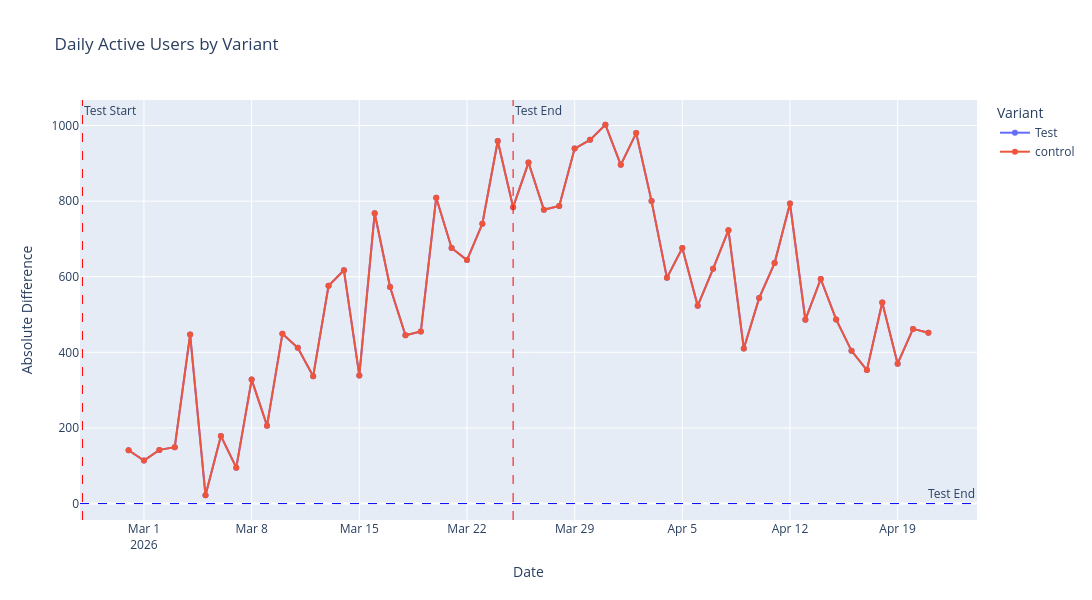

The cell this chart's notebook holds for it:
### Code cell
import plotly.express as px

fig = px.line(data_metrics_dau, x='dt', y='abs_diff', color='variant', 
              title='Daily Active Users by Variant',
              labels={'dt': 'Date', 'abs_diff': 'Absolute Difference', 'variant': 'Variant'},
              markers=True,
              width=1200,
              height=600)

fig.add_vline(
    x=pd.Timestamp('2026-02-25').timestamp() * 1000, 
    line_dash='dash', 
    line_color='red', 
    line_width=1,
    annotation_text='Test Start', 
    annotation_position='top right')

fig.add_vline(
    x=pd.Timestamp('2026-03-25').timestamp() * 1000, 
    line_dash='dash', 
    line_color='red', 
    line_width=1,
    annotation_text='Test End', 
    annotation_position='top right')

fig.add_hline(
    y=0, 
    line_dash='dash', 
    line_color='blue', 
    line_width=1,
    annotation_text='Test End', 
    annotation_position='top right')

fig.show()

### Figure 1 — Plotly figure (JSON) as saved in the notebook; plotly's stock layout.template omitted (floating-point values rounded to 4 significant figures)
{"data": [{"hovertemplate": "Variant=Test<br>Date=%{x}<br>Absolute Difference=%{y}<extra></extra>", "legendgroup": "Test", "line": {"color": "#636efa", "dash": "solid"}, "marker": {"symbol": "circle"}, "mode": "lines+markers", "name": "Test", "orientation": "v", "showlegend": true, "type": "scatter", "x": ["2026-02-28", "2026-03-01", "2026-03-02", "2026-03-03", "2026-03-04", "2026-03-05", "2026-03-06", "2026-03-07", "2026-03-08", "2026-03-09", "2026-03-10", "2026-03-11", "2026-03-12", "2026-03-13", "2026-03-14", "2026-03-15", "2026-03-16", "2026-03-17", "2026-03-18", "2026-03-19", "2026-03-20", "2026-03-21", "2026-03-22", "2026-03-23", "2026-03-24", "2026-03-25", "2026-03-26", "2026-03-27", "2026-03-28", "2026-03-29", "2026-03-30", "2026-03-31", "2026-04-01", "2026-04-02", "2026-04-03", "2026-04-04", "2026-04-05", "2026-04-06", "2026-04-07", "2026-04-08", "2026-04-09", "2026-04-10", "2026-04-11", "2026-04-12", "2026-04-13", "2026-04-14", "2026-04-15", "2026-04-16", "2026-04-17", "2026-04-18", "2026-04-19", "2026-04-20", "2026-04-21"], "xaxis": "x", "y": [141, 114, 142, 149, 447, 22, 179, 95, 328, 206, 449, 412, 337, 576, 617, 339, 768, 573, 445, 455, 809, 676, 644, 740, 959, 784, 902, 777, 787, 939, 962, 1002, 896, 980, 800, 597, 676, 523, 621, 723, 410, 544, 636, 794, 486, 594, 487, 404, 353, 532, 370, 462, 452], "yaxis": "y"}, {"hovertemplate": "Variant=control<br>Date=%{x}<br>Absolute Difference=%{y}<extra></extra>", "legendgroup": "control", "line": {"color": "#EF553B", "dash": "solid"}, "marker": {"symbol": "circle"}, "mode": "lines+markers", "name": "control", "orientation": "v", "showlegend": true, "type": "scatter", "x": ["2026-02-28", "2026-03-01", "2026-03-02", "2026-03-03", "2026-03-04", "2026-03-05", "2026-03-06", "2026-03-07", "2026-03-08", "2026-03-09", "2026-03-10", "2026-03-11", "2026-03-12", "2026-03-13", "2026-03-14", "2026-03-15", "2026-03-16", "2026-03-17", "2026-03-18", "2026-03-19", "2026-03-20", "2026-03-21", "2026-03-22", "2026-03-23", "2026-03-24", "2026-03-25", "2026-03-26", "2026-03-27", "2026-03-28", "2026-03-29", "2026-03-30", "2026-03-31", "2026-04-01", "2026-04-02", "2026-04-03", "2026-04-04", "2026-04-05", "2026-04-06", "2026-04-07", "2026-04-08", "2026-04-09", "2026-04-10", "2026-04-11", "2026-04-12", "2026-04-13", "2026-04-14", "2026-04-15", "2026-04-16", "2026-04-17", "2026-04-18", "2026-04-19", "2026-04-20", "2026-04-21"], "xaxis": "x", "y": [141, 114, 142, 149, 447, 22, 179, 95, 328, 206, 449, 412, 337, 576, 617, 339, 768, 573, 445, 455, 809, 676, 644, 740, 959, 784, 902, 777, 787, 939, 962, 1002, 896, 980, 800, 597, 676, 523, 621, 723, 410, 544, 636, 794, 486, 594, 487, 404, 353, 532, 370, 462, 452], "yaxis": "y"}], "layout": {"annotations": [{"showarrow": false, "text": "Test Start", "x": 1771977600000, "xanchor": "left", "xref": "x", "y": 1, "yanchor": "top", "yref": "y domain"}, {"showarrow": false, "text": "Test End", "x": 1774396800000, "xanchor": "left", "xref": "x", "y": 1, "yanchor": "top", "yref": "y domain"}, {"showarrow": false, "text": "Test End", "x": 1, "xanchor": "right", "xref": "x domain", "y": 0, "yanchor": "bottom", "yref": "y"}], "height": 600, "legend": {"title": {"text": "Variant"}, "tracegroupgap": 0}, "shapes": [{"line": {"color": "red", "dash": "dash", "width": 1}, "type": "line", "x0": 1771977600000, "x1": 1771977600000, "xref": "x", "y0": 0, "y1": 1, "yref": "y domain"}, {"line": {"color": "red", "dash": "dash", "width": 1}, "type": "line", "x0": 1774396800000, "x1": 1774396800000, "xref": "x", "y0": 0, "y1": 1, "yref": "y domain"}, {"line": {"color": "blue", "dash": "dash", "width": 1}, "type": "line", "x0": 0, "x1": 1, "xref": "x domain", "y0": 0, "y1": 0, "yref": "y"}], "title": {"text": "Daily Active Users by Variant"}, "width": 1200, "xaxis": {"anchor": "y", "domain": [0, 1], "title": {"text": "Date"}}, "yaxis": {"anchor": "x", "domain": [0, 1], "title": {"text": "Absolute Difference"}}}}
